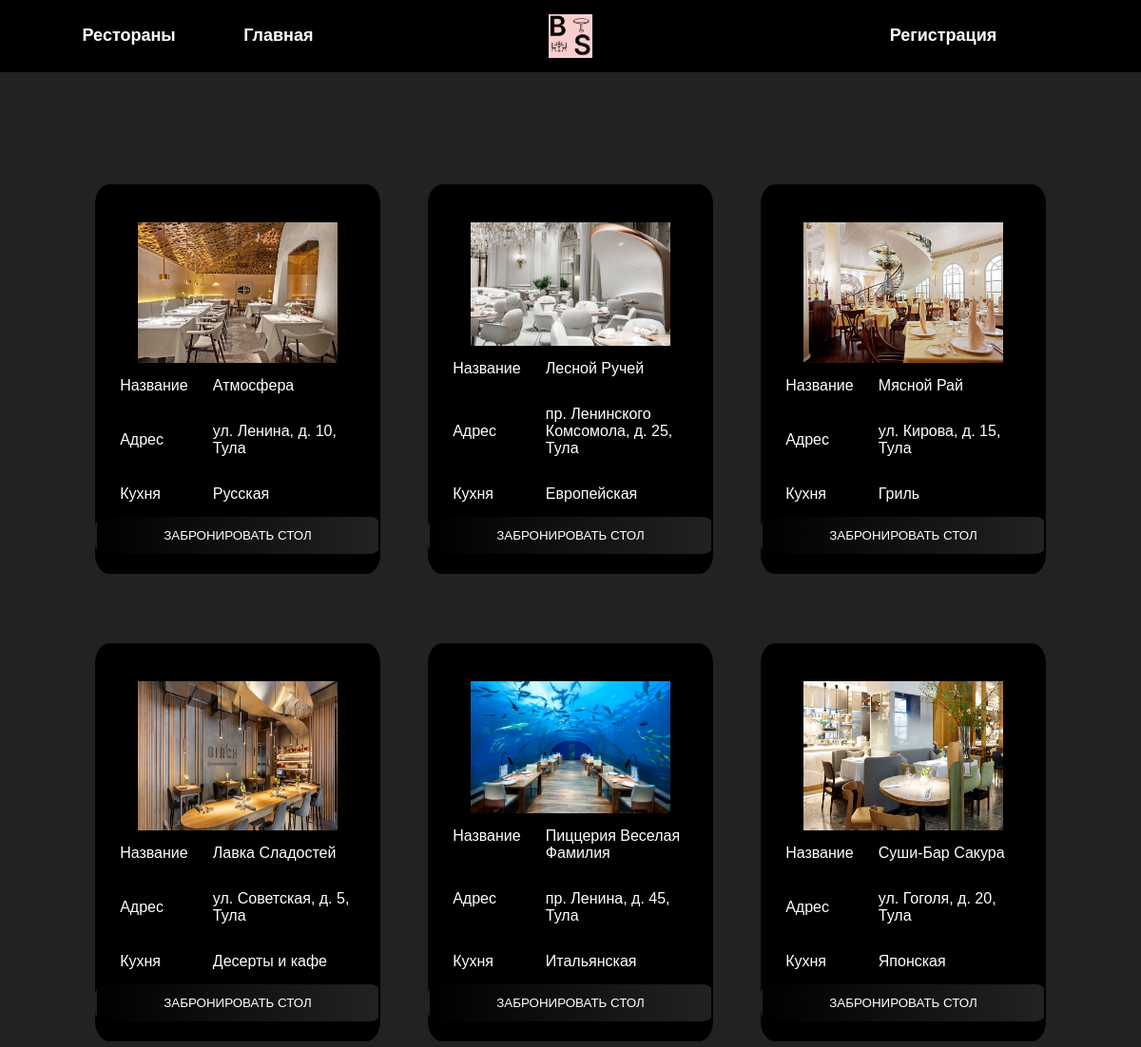
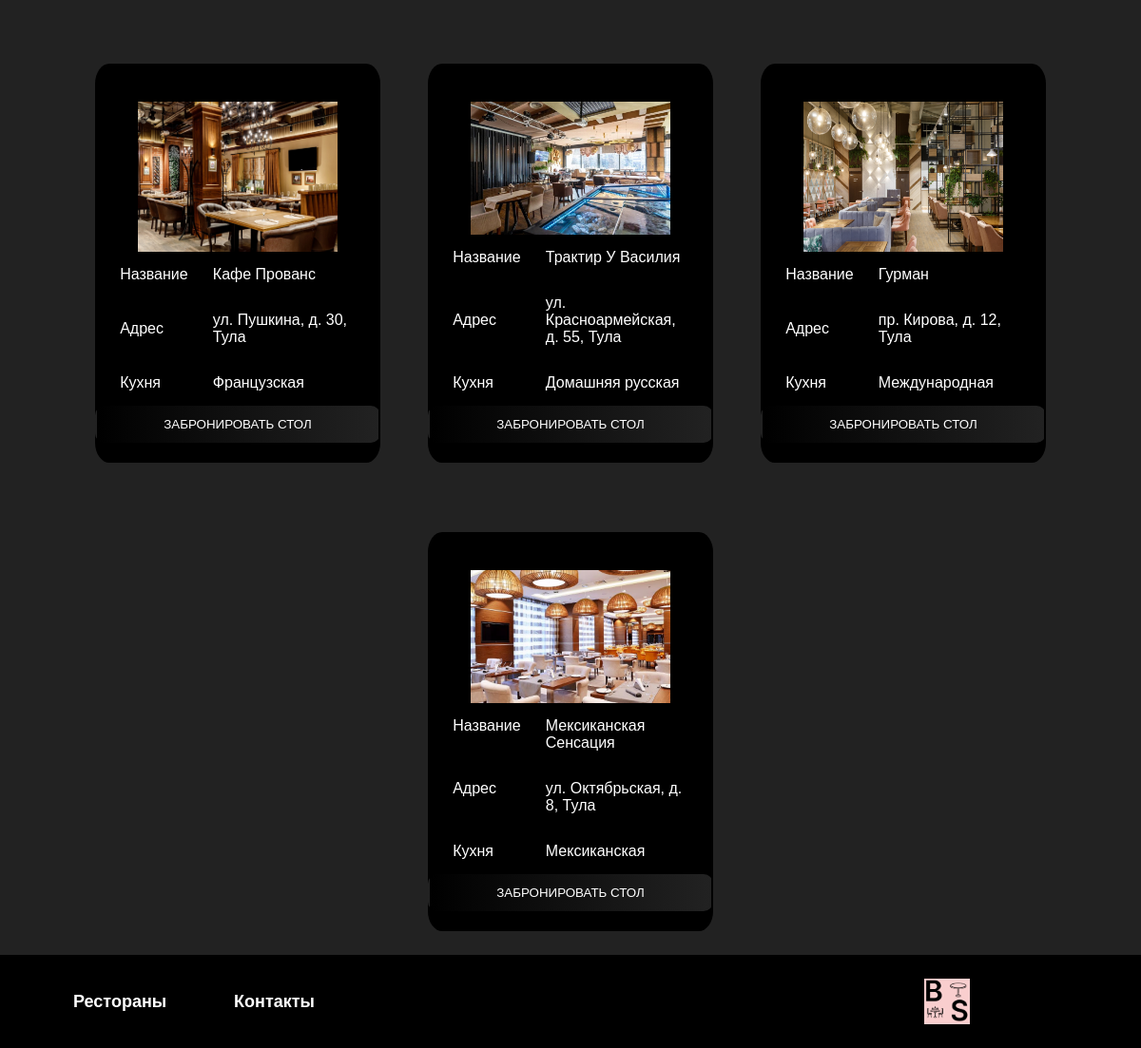
Page /hackaton/list.php on the committed database (2 pictures, top to bottom).
### tables this page shows
CREATE TABLE `rest` (
  `id` int NOT NULL,
  `NameRest` varchar(100) NOT NULL,
  `AdressRest` varchar(100) NOT NULL,
  `Kitch` varchar(100) NOT NULL,
  `Img` varchar(250) NOT NULL
);

### hackaton/list.php (the view, shortened to what this page needs)
<?php
require  'asset/php/conn.php';
$rest = $mysql->query("SELECT * FROM `rest`")->fetch_all();
?>
<!DOCTYPE html>
<html lang="en">
<head>
    <link rel="stylesheet" href="asset/style/style.css">
</head>
<body>
<?php
    if (isset($_SESSION['email']) && $_SESSION['email'] != '') {
            require_once "header.php";
    } else {
        require_once "header_noauth.php";
    }
?>
    <div id="all_content">
        <div class="backKartochki back_kartochki">
            <?php
                for ($b = 0; $b<count($rest); $b++) {
                    echo "<form class=\"form_list\" action=\"prod_get.php\" id=\"".$rest[$b][0]."formget\" method=\"get\">
                    <div class=\"MainBlockDiv\">
                    <img src=\"asset/img/".$rest[$b][4]."\"alt=\"\"/>
                    <div id=\"txt_block\">
                        <div id=\"left_block\">
                            <span>Название</span>
                            <span>Адрес</span>
                            <span>Кухня</span>
                        </div>
                        <div id=\"right_block\">
                            <span class=\"right_txt_block\">".$rest[$b][1]."</span>
                            <span class=\"right_txt_block\">".$rest[$b][2]."</span>
                            <span class=\"right_txt_block\">".$rest[$b][3]."</span>
                        </div>
                    </div>
                    <button type=\"submit\" class=\"btn-new\">ЗАБРОНИРОВАТЬ СТОЛ</button>
                    <input type=\"text\" name=\"prod_id\" value=\"".$rest[$b][0]."\" style=\"visibility: hidden;\">
                  </div>
                    </form>";
                }
            ?>
        </div>
    </div>
<?php
    require_once "footer.php";
?>
</body>
</html>

### hackaton/header_noauth.php
<div id="header">
        <div id="left_header">
            <span><a href="list.php">Рестораны</a></span>
            <span><a href="">Главная</a></span>
        </div>
        <div id="center_header">
           <a  id="href_logo" href="index.php"> <img id="logo_img" src="asset/img/logo.PNG" alt=""> </a>
        </div>
        <div id="right_header">
            <span><a href="reg.php">Регистрация</a></span>
        </div>
    </div>

### hackaton/footer.php
<div id="footer">
        <div id="left_header">
            <span><a href="list.php">Рестораны</a></span>
            <span><a href="contact.php">Контакты</a></span>
        </div>
        <div id="center_header">
        </div>
        <div id="right_header">
        <a  id="href_logo" href="index.html"> <img id="logo_img" src="asset/img/logo.PNG" alt=""> </a>
        </div>
    </div>

### hackaton/asset/style/style.css (style rules this page uses)
body { margin: 0; padding: 0; display: flex; flex-direction: column; min-height: 100vh; font-family: sans-serif; }
a { text-decoration: none; color: white; font-size: large; font-weight: bolder; }
#header { display: flex; justify-content: space-between; background-color: black; padding: 15px; }
#left_header, #center_header,#right_header { width: 33%; }
#left_header { display: flex; justify-content: space-evenly; align-items: center; }
#center_header { display: flex; justify-content: center; }
#right_header { display: flex; justify-content: center; align-items: center; }
#logo_img { width: auto; height: auto; max-width: 12%; }
#all_content { flex-grow: 1; display: flex; flex-direction: column; padding-top: 70px; background-color: #222222; }
#footer { display: flex; justify-content: center; background-color: black; text-decoration: none; color: white; font-size: large; font-weight: bolder; padding-top: 25px; padding-bottom: 25px; }
.btn-new { border-radius: 10px; color: white; transition: .2s linear; background: rgb(0,0,0); background: linear-gradient(90deg, rgba(0,0,0,1) 0%, rgba(34,34,34,1) 100%); padding-top: 10px; padding-bottom: 10px; width: 100%; border-color: #00000000; }
#href_logo { display: flex; justify-content: center; }
.MainBlockDiv { background-color: #000000; margin-top: 23px; width: 300px; display: flex; flex-direction: column; align-items: center; border-radius: 5%; transition: transform 0.3s ease; }
.MainBlockDiv img { padding-top: 5vh; width: 70%; height: 70%; }
#right_block { display: flex; flex-direction: column; }
#txt_block { display: flex; width: 100%; justify-content: space-evenly; }
#left_block { display: flex; flex-direction: column; justify-content: space-between; }
#left_block span { color: white; margin-top: 15px; margin-bottom: 15px; }
#right_block span { color: white; margin-top: 15px; margin-bottom: 15px; max-width: 150px; justify-content: space-between; }
.form_list { display: flex; margin: 25px; }
.back_kartochki { display: flex; flex-wrap: wrap; justify-content: center; }

### rows in the picture
rest: Img (picture), NameRest "Атмосфера", AdressRest "ул. Ленина, д. 10, Тула", Kitch "Русская"
rest: Img (picture), NameRest "Лесной Ручей", AdressRest "пр. Ленинского Комсомола, д. 25, Тула", Kitch "Европейская"
rest: Img (picture), NameRest "Мясной Рай", AdressRest "ул. Кирова, д. 15, Тула", Kitch "Гриль"
rest: Img (picture), NameRest "Лавка Сладостей", AdressRest "ул. Советская, д. 5, Тула", Kitch "Десерты и кафе"
rest: Img (picture), NameRest "Пиццерия Веселая Фамилия", AdressRest "пр. Ленина, д. 45, Тула", Kitch "Итальянская"
rest: Img (picture), NameRest "Суши-Бар Сакура", AdressRest "ул. Гоголя, д. 20, Тула", Kitch "Японская"
rest: Img (picture), NameRest "Кафе Прованс", AdressRest "ул. Пушкина, д. 30, Тула", Kitch "Французская"
rest: Img (picture), NameRest "Трактир У Василия", AdressRest "ул. Красноармейская, д. 55, Тула", Kitch "Домашняя русская"
rest: Img (picture), NameRest "Гурман", AdressRest "пр. Кирова, д. 12, Тула", Kitch "Международная"
rest: Img (picture), NameRest "Мексиканская Сенсация", AdressRest "ул. Октябрьская, д. 8, Тула", Kitch "Мексиканская"
